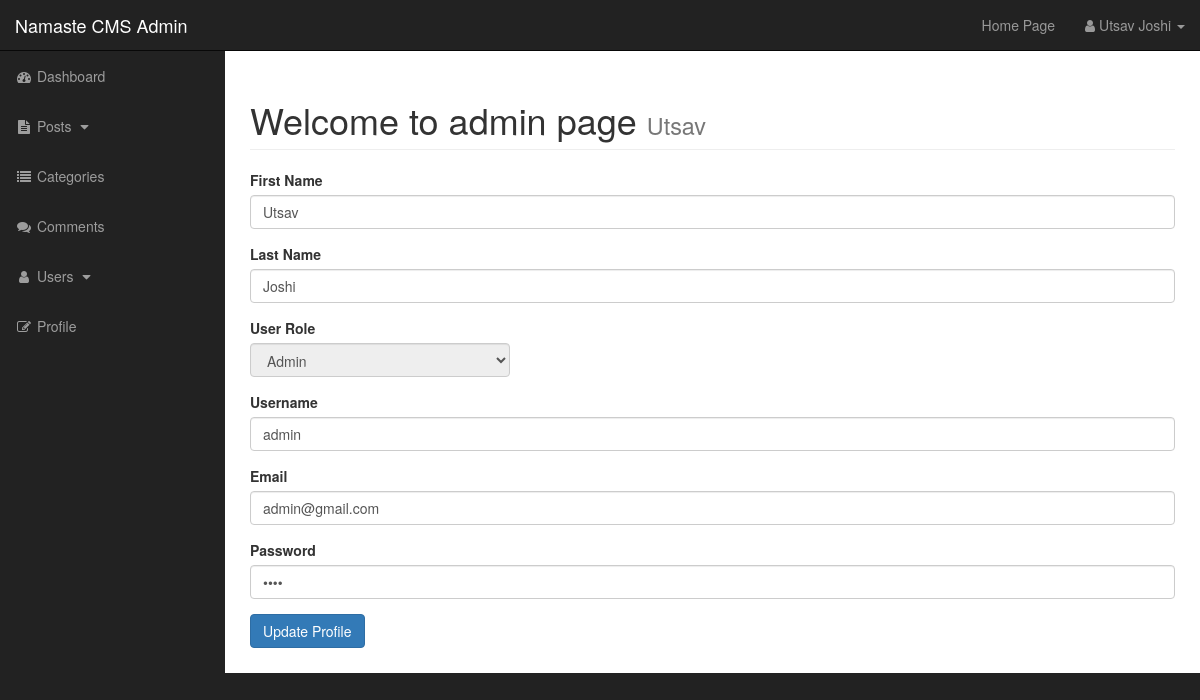
The app's page /admin/profile.php (signed in) with its own data.
### tables this page shows
CREATE TABLE `users` (
  `user_id` int(5) NOT NULL,
  `username` varchar(255) NOT NULL,
  `user_password` varchar(255) NOT NULL,
  `user_firstname` varchar(255) NOT NULL,
  `user_lastname` varchar(255) NOT NULL,
  `user_email` varchar(255) NOT NULL,
  `user_image` text NOT NULL,
  `user_role` varchar(255) NOT NULL,
  `rand_salt` varchar(255) NOT NULL
);

### admin/profile.php (the view, shortened to what this page needs)
<?php include "includes/admin_header.php" ?>
<?php
    if(isset($_SESSION['username'])){
        $username = $_SESSION['username'];
        $query = "SELECT * FROM users WHERE username = '{$username}'";
        $select_user_profile = mysqli_query($connection, $query);
        while($row = mysqli_fetch_assoc($select_user_profile)) {
            $username = $row['username'];
            $user_password = $row['user_password'];
            $user_firstname = $row['user_firstname'];
            $user_lastname = $row['user_lastname'];
            $user_email = $row['user_email'];
            $user_role = $row['user_role'];
        }
    }
?>
<div id="wrapper">
    <?php include "includes/admin_navigation.php" ?>
    <div id="page-wrapper">
        <div class="container-fluid">
            <div class="row">
                <div class="col-lg-12">
                    <h1 class="page-header">
                        Welcome to admin page
                        <small><?php echo strtoupper(substr((string)$_SESSION['user_firstname'], 0, 1)) . substr((string)$_SESSION['user_firstname'], 1, strlen((string)$_SESSION['user_firstname'])); ?></small>
                    </h1>
                </div>
            </div>
            <form action="" method="post" enctype="multipart/form-data">
                <div class="form-group">
                    <label for="user_firstname">First Name</label>
                    <input type="text" value="<?php echo $user_firstname; ?>" class="form-control" name="user_firstname">
                </div>
                <div class="form-group">
                    <label for="user_lastname">Last Name</label>
                    <input type="text" value="<?php echo $user_lastname; ?>" class="form-control" name="user_lastname">
                </div>
                <div class="form-group">
                    <label for="post_category_id" style="display: block;">User Role</label>
                    <select disabled class="form-control" name="user_role" style="min-width: 260px; width: auto;">
                        <option hidden value="<?php echo $user_role ?>"><?php echo $user_role ?></option>
                    </select>
                </div>
                <div class="form-group">
                    <label for="username">Username</label>
                    <input type="text" value="<?php echo $username; ?>" class="form-control" name="username">
                </div>
                <div class="form-group">
                    <label for="user_email">Email</label>
                    <input type="text" value="<?php echo $user_email; ?>" class="form-control" name="user_email">
                </div>
                <div class="form-group">
                    <label for="user_password">Password</label>
                    <input type="password" value="<?php echo $user_password; ?>" class="form-control" name="user_password">
                </div>
                <div class="form-group">
                    <input type="submit" name="update_profile" class="btn btn-primary" value="Update Profile">
                </div>
            </form>
        </div>
    </div>
    <?php include "includes/admin_footer.php"; ?>

### admin/css/sb-admin.css (style rules this page uses)
body { margin-top: 100px; background-color: #222; }
@media (min-width:768px) { body { margin-top: 50px; } }
#wrapper { padding-left: 0; }
#page-wrapper { width: 100%; padding: 0; background-color: #fff; }
@media (min-width:768px) { #wrapper { padding-left: 225px; } }
@media (min-width:768px) { #page-wrapper { padding: 10px; } }

### records on screen
users: user_firstname "Utsav", user_lastname "Joshi", user_role "Admin", username "admin", user_email "admin@gmail.com"

### other values on screen
substr((string)$_SESSION['user_firstname'], 0, 1) "U"
substr((string)$_SESSION['user_lastname'], 0, 1) "J"
